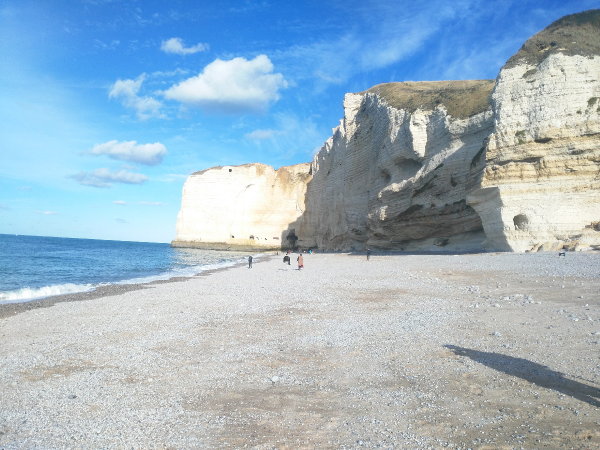
#> input picture etretat.jpg, 1200 x 900 px (shown at 1/2 size)
$ jupyter execute 'V11 - Distances in image space and colour space.ipynb'   (shell and % lines are left out)
#> lines starting #> are read from the running program, lines starting #| are printed output that depends on the picture; after the words box and inside, x2 and y2 are one past the last pixel; in counts of white or black regions, pixels touching at a corner belong together
[cell 1]
import numpy as np
from matplotlib import pyplot as plt
from skimage.io import imread,imshow
from skimage.color import rgb2hsv

im = imread('etretat.jpg')
#> im is the input picture: shape (900, 1200, 3); mean R, G, B 158, 181.4, 198
hsv = rgb2hsv(im)
#> hsv: shape (900, 1200, 3) float64; mean of channels 0, 1, 2 0.386, 0.222, 0.795

plt.figure()
imshow(im)
plt.show()

[cell 2]
from mpl_toolkits.mplot3d import Axes3D

def scatter_3d(coords, colors):
    fig = plt.figure()
    ax = fig.add_subplot(111, projection='3d')
    ax.scatter(coords[:,0], coords[:,1], coords[:,2], s=2, c=colors)
    plt.show()
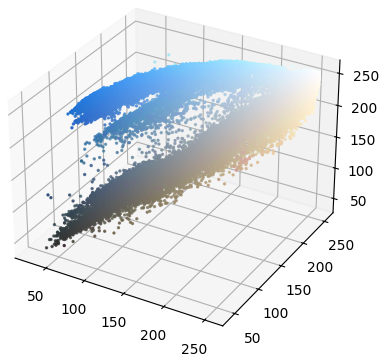
#> figure drawn by matplotlib, 1 panel

pixels = im.reshape((im.shape[0]*im.shape[1],3))[::20,:]
scatter_3d(pixels, pixels/255)

pixelshsv = hsv.reshape((im.shape[0]*im.shape[1],3))[::20,:]
scatter_3d(pixelshsv, pixels/255)
#> in scatter_3d (call 2), `plt.show()`:
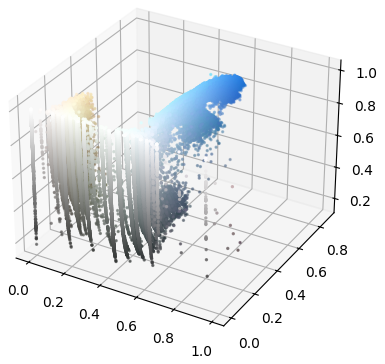
#> figure drawn by matplotlib, 1 panel

[cell 3]
def distance_image_space(im, coords):
    dmap = np.zeros((im.shape[0], im.shape[1]))
    for i in range(im.shape[0]):
        for j in range(im.shape[1]):
            dmap[i,j] = np.sqrt((i-coords[0])**2 + (j-coords[1])**2)

    return dmap

def distance_color_space(im, coords):
#> called with coords = (200, 600)
    refcolor = im[coords[0],coords[1]]
#> refcolor = [0.574, 0.579, 0.988]
    dmap = np.sqrt(((im-refcolor)**2).sum(axis=2))
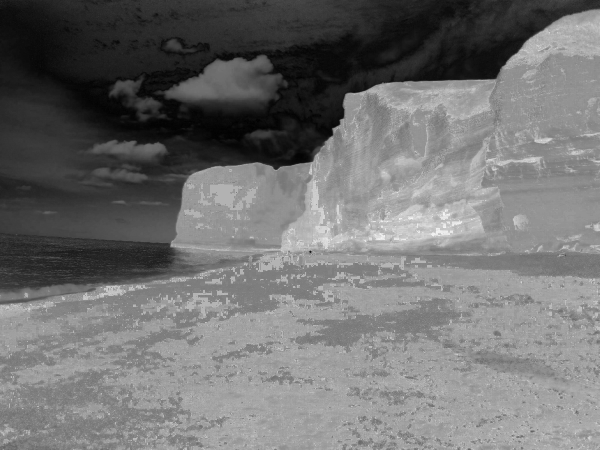
#> dmap: shape (900, 1200) float64 (shown at 1/2 size); min 0, max 1.17, mean 0.52; drawn with min black and max white
    # [4 lines of commented-out code are left out]

    return dmap

[cell 4]
coords = (200,600)

dmap = distance_color_space(hsv.astype('float'), coords)

plt.figure()
plt.imshow(dmap, cmap=plt.cm.jet)
plt.show()

[cell 5]
plt.figure()
plt.hist(dmap.flatten(), bins=100)
plt.show()
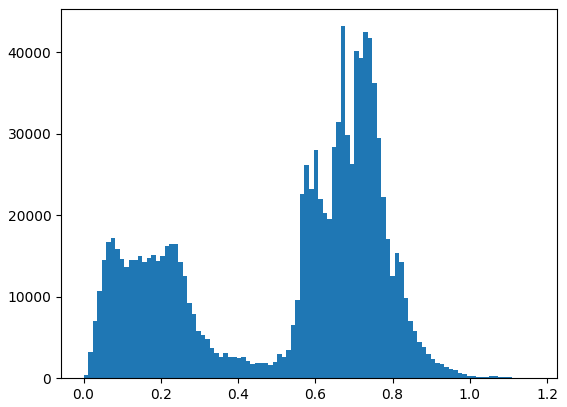
#> figure drawn by matplotlib, 1 panel; tallest bar 43209 high, from x = 0.665 to 0.677

[cell 6]
mask = (dmap<0.4)
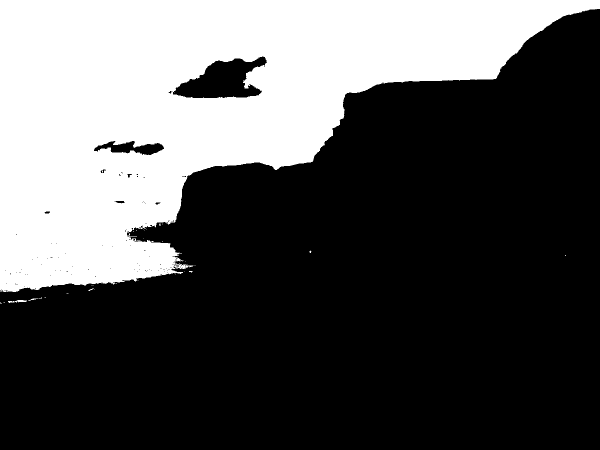
#> mask: shape (900, 1200) bool (shown at 1/2 size); 33.2% white; 33 white regions (29 under 20 px), largest, box (x1, y1, x2, y2) and area: (0, 0, 1200, 584) 358357, (16, 600, 54, 606) 118, (56, 597, 77, 602) 36, (176, 577, 189, 582) 22
im_m = im.copy()
im_m[mask==False] = 0
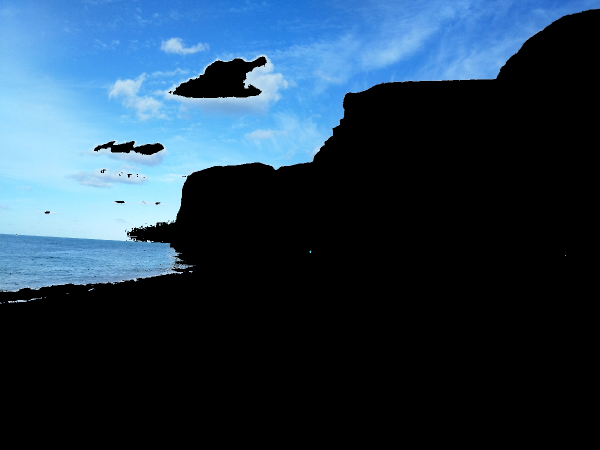
#> im_m: shape (900, 1200, 3) (shown at 1/2 size); mean R, G, B 36.5, 59, 78.2

plt.figure()
plt.imshow(im_m)
plt.show()
